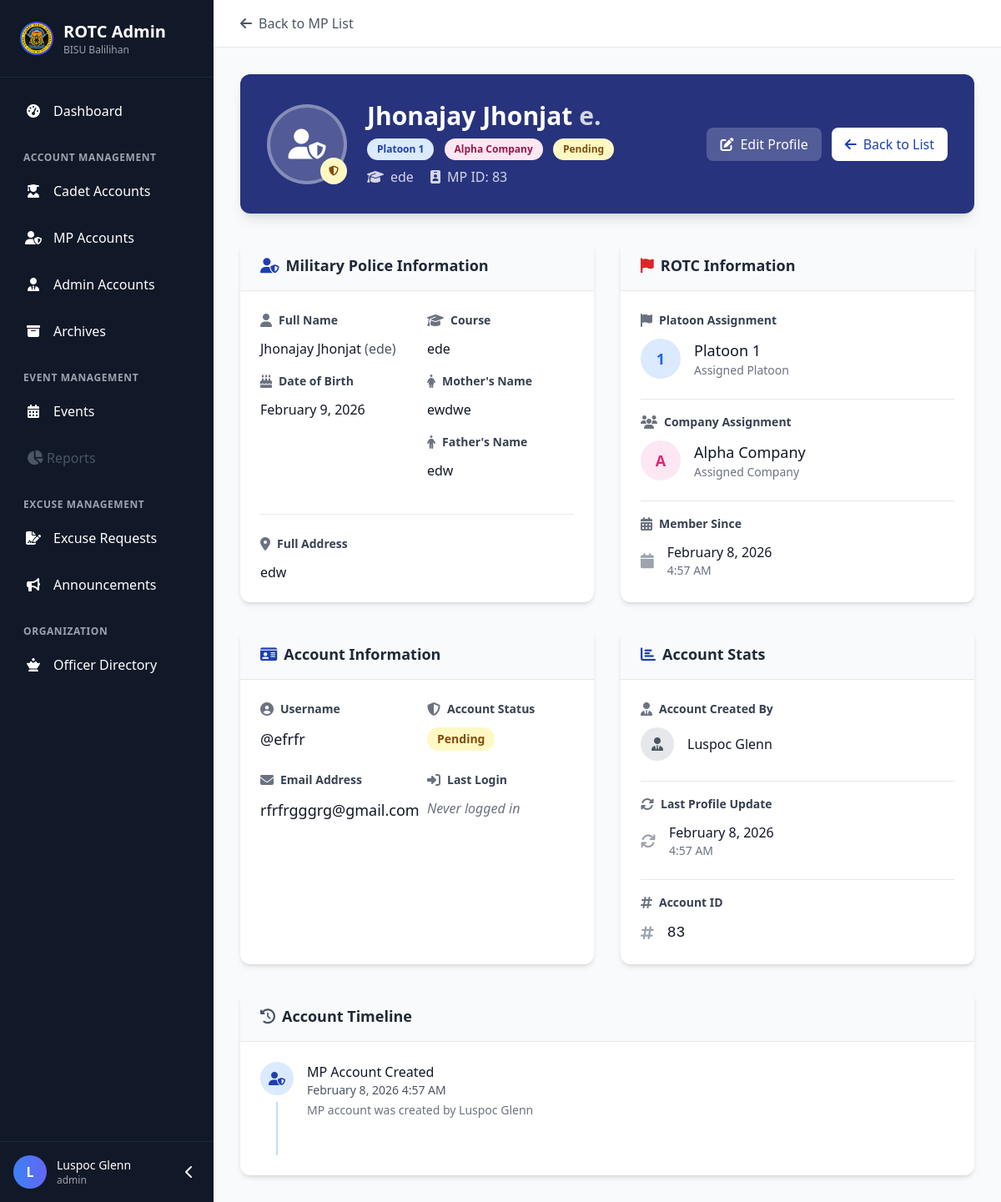
/admin/mp_profile.php?id=83 (signed in), run on the app's committed database.
### tables this page shows
CREATE TABLE `mp_accounts` (
  `id` int(11) NOT NULL,
  `username` varchar(50) NOT NULL,
  `email` varchar(100) NOT NULL,
  `password` varchar(255) NOT NULL,
  `first_name` varchar(50) NOT NULL,
  `last_name` varchar(50) NOT NULL,
  `middle_name` varchar(50) DEFAULT NULL,
  `course` varchar(100) NOT NULL,
  `full_address` text NOT NULL,
  `platoon` enum('1','2','3') NOT NULL,
  `company` enum('Alpha','Bravo','Charlie','Delta','Echo','Foxtrot','Golf') NOT NULL,
  `dob` date NOT NULL,
  `mothers_name` varchar(100) NOT NULL,
  `fathers_name` varchar(100) NOT NULL,
  `profile_image` varchar(255) DEFAULT NULL,
  `status` enum('pending','approved','denied') DEFAULT 'pending',
  `last_login` datetime DEFAULT NULL,
  `created_by` int(11) DEFAULT NULL,
  `created_at` timestamp NOT NULL DEFAULT current_timestamp(),
  `updated_at` timestamp NOT NULL DEFAULT current_timestamp() ON UPDATE current_timestamp(),
  `is_archived` tinyint(1) DEFAULT 0,
  `archived_at` timestamp NULL DEFAULT NULL,
  `archive_reason` text DEFAULT NULL
);

### admin/mp_profile.php (the view, shortened to what the rows shown need)
<?php
require_once '../includes/auth_check.php';
$mp_id = isset($_GET['id']) ? intval($_GET['id']) : 0;
$stmt = $pdo->prepare("SELECT * FROM mp_accounts WHERE id = ?");
$stmt->execute([$mp_id]);
$mp = $stmt->fetch();
$created_by_name = "System";
if ($mp['created_by']) {
    $stmt = $pdo->prepare("SELECT full_name FROM admins WHERE id = ?");
    $stmt->execute([$mp['created_by']]);
    $admin = $stmt->fetch();
    if ($admin) {
        $created_by_name = $admin['full_name'];
    }
}
$status_classes = [
    'pending' => 'bg-yellow-100 text-yellow-800',
    'approved' => 'bg-green-100 text-green-800',
    'denied' => 'bg-red-100 text-red-800'
];
$status_class = $status_classes[$mp['status']] ?? 'bg-gray-100 text-gray-800';
?>
<!DOCTYPE html>
<html lang="en" class="scroll-smooth">
<head>
    <script src="https://cdn.tailwindcss.com"></script>
    <link rel="stylesheet" href="https://cdnjs.cloudflare.com/ajax/libs/font-awesome/6.4.0/css/all.min.css">
</head>
<body class="bg-gray-50 font-sans">
    <?php include 'dashboard_header.php'; ?>
    <div class="main-content ml-64 min-h-screen">
        <main class="p-8">
            <div class="profile-header rounded-xl shadow-lg overflow-hidden mb-8">
                <div class="p-8 text-white">
                    <div class="flex flex-col md:flex-row items-start md:items-center justify-between">
                        <div class="flex items-center space-x-6">
                            <div>
                                <h1 class="text-3xl font-bold">
                                    <?php echo htmlspecialchars($mp['first_name'] . ' ' . $mp['last_name']); ?>
                                    <?php if ($mp['middle_name']): ?>
                                        <span class="text-white/80"><?php echo htmlspecialchars($mp['middle_name'][0] . '.'); ?></span>
                                    <?php endif; ?>
                                </h1>
                                <p class="text-white/90 mt-2">
                                    <span class="badge platoon-badge">Platoon <?php echo htmlspecialchars($mp['platoon']); ?></span>
                                    <span class="badge company-badge ml-2"><?php echo htmlspecialchars($mp['company']); ?> Company</span>
                                    <span class="badge <?php echo $status_class; ?> ml-2">
                                        <?php echo ucfirst($mp['status']); ?>
                                    </span>
                                </p>
                                <p class="text-white/80 mt-2">
                                    <i class="fas fa-graduation-cap mr-2"></i><?php echo htmlspecialchars($mp['course']); ?>
                                    <i class="fas fa-id-badge ml-4 mr-2"></i>MP ID: <?php echo $mp['id']; ?>
                                </p>
                            </div>
                        </div>
                    </div>
                </div>
            </div>
            <div class="grid grid-cols-1 lg:grid-cols-2 gap-8 mb-8">
                <div class="bg-white rounded-xl shadow-md overflow-hidden info-card">
                    <div class="px-6 py-4 border-b border-gray-200 bg-gray-50">
                        <h2 class="text-lg font-semibold text-gray-800">
                            <i class="fas fa-user-shield mr-2 text-blue-800"></i>Military Police Information
                        </h2>
                    </div>
                    <div class="p-6">
                        <div class="grid grid-cols-1 md:grid-cols-2 gap-6">
                            <div>
                                <div class="mb-4">
                                    <div class="card-label">
                                        <i class="fas fa-user text-gray-500"></i>Full Name
                                    </div>
                                    <p class="text-gray-900 font-medium">
                                        <?php echo htmlspecialchars($mp['first_name'] . ' ' . $mp['last_name']); ?>
                                        <?php if ($mp['middle_name']): ?>
                                            <span class="text-gray-600">(<?php echo htmlspecialchars($mp['middle_name']); ?>)</span>
                                        <?php endif; ?>
                                    </p>
                                </div>
                                <div class="mb-4">
                                    <div class="flex items-center space-x-2">
                                        <p class="text-gray-900 font-medium">
                                            <?php echo date('F j, Y', strtotime($mp['dob'])); ?>
                                        </p>
                                    </div>
                                </div>
                            </div>
                            <div>
                                <div class="mb-4">
                                    <div class="card-label">
                                        <i class="fas fa-graduation-cap text-gray-500"></i>Course
                                    </div>
                                    <p class="text-gray-900 font-medium"><?php echo htmlspecialchars($mp['course']); ?></p>
                                </div>
                                <div class="mb-4">
                                    <div class="card-label">
                                        <i class="fas fa-female text-gray-500"></i>Mother's Name
                                    </div>
                                    <p class="text-gray-900 font-medium"><?php echo htmlspecialchars($mp['mothers_name']); ?></p>
                                </div>
                                <div class="mb-4">
                                    <div class="card-label">
                                        <i class="fas fa-male text-gray-500"></i>Father's Name
                                    </div>
                                    <p class="text-gray-900 font-medium"><?php echo htmlspecialchars($mp['fathers_name']); ?></p>
                                </div>
                            </div>
                        </div>
                        <div class="mt-6 pt-6 border-t border-gray-200">
                            <div class="card-label">
                                <i class="fas fa-map-marker-alt text-gray-500"></i>Full Address
                            </div>
                            <p class="text-gray-900"><?php echo htmlspecialchars($mp['full_address']); ?></p>
                        </div>
                    </div>
                </div>
                <div class="bg-white rounded-xl shadow-md overflow-hidden info-card">
                    <div class="px-6 py-4 border-b border-gray-200 bg-gray-50">
                        <h2 class="text-lg font-semibold text-gray-800">
                            <i class="fas fa-flag mr-2 text-red-600"></i>ROTC Information
                        </h2>
                    </div>
                    <div class="p-6">
                        <div class="space-y-6">
                            <div>
                                <div class="flex items-center mt-2">
                                    <div class="w-12 h-12 rounded-full bg-blue-100 flex items-center justify-center mr-4">
                                        <span class="text-blue-600 font-bold text-lg"><?php echo htmlspecialchars($mp['platoon']); ?></span>
                                    </div>
                                    <div>
                                        <p class="text-gray-900 font-medium text-lg">Platoon <?php echo htmlspecialchars($mp['platoon']); ?></p>
                                        <p class="text-sm text-gray-500">Assigned Platoon</p>
                                    </div>
                                </div>
                            </div>
                            <div class="pt-4 border-t border-gray-200">
                                <div class="flex items-center mt-2">
                                    <div class="w-12 h-12 rounded-full bg-pink-100 flex items-center justify-center mr-4">
                                        <span class="text-pink-600 font-bold text-lg">
                                            <?php echo strtoupper(substr($mp['company'], 0, 1)); ?>
                                        </span>
                                    </div>
                                    <div>
                                        <p class="text-gray-900 font-medium text-lg"><?php echo htmlspecialchars($mp['company']); ?> Company</p>
                                        <p class="text-sm text-gray-500">Assigned Company</p>
                                    </div>
                                </div>
                            </div>
                            <div class="pt-4 border-t border-gray-200">
                                <div class="flex items-center mt-2">
                                    <div>
                                        <p class="text-gray-900 font-medium">
                                            <?php echo date('F j, Y', strtotime($mp['created_at'])); ?>
                                        </p>
                                        <p class="text-sm text-gray-500">
                                            <?php echo date('g:i A', strtotime($mp['created_at'])); ?>
                                        </p>
                                    </div>
                                </div>
                            </div>
                        </div>
                    </div>
                </div>
            </div>
            <div class="grid grid-cols-1 lg:grid-cols-2 gap-8 mb-8">
                <div class="bg-white rounded-xl shadow-md overflow-hidden info-card">
                    <div class="px-6 py-4 border-b border-gray-200 bg-gray-50">
                        <h2 class="text-lg font-semibold text-gray-800">
                            <i class="fas fa-id-card mr-2 text-blue-800"></i>Account Information
                        </h2>
                    </div>
                    <div class="p-6">
                        <div class="grid grid-cols-1 md:grid-cols-2 gap-6">
                            <div>
                                <div class="mb-6">
                                    <div class="card-label">
                                        <i class="fas fa-user-circle text-gray-500"></i>Username
                                    </div>
                                    <p class="text-gray-900 font-medium text-lg">@<?php echo htmlspecialchars($mp['username']); ?></p>
                                </div>
                                <div class="mb-6">
                                    <div class="card-label">
                                        <i class="fas fa-envelope text-gray-500"></i>Email Address
                                    </div>
                                    <p class="text-gray-900 font-medium text-lg"><?php echo htmlspecialchars($mp['email']); ?></p>
                                </div>
                            </div>
                            <div>
                                <div class="mb-6">
                                    <div class="card-label">
                                        <i class="fas fa-shield-alt text-gray-500"></i>Account Status
                                    </div>
                                    <span class="badge <?php echo $status_class; ?> text-sm">
                                        <?php echo ucfirst($mp['status']); ?>
                                    </span>
                                </div>
                            </div>
                        </div>
                    </div>
                </div>
                <div class="bg-white rounded-xl shadow-md overflow-hidden info-card">
                    <div class="px-6 py-4 border-b border-gray-200 bg-gray-50">
                        <h2 class="text-lg font-semibold text-gray-800">
                            <i class="fas fa-chart-bar mr-2 text-blue-800"></i>Account Stats
                        </h2>
                    </div>
                    <div class="p-6">
                        <div class="space-y-6">
                            <div>
                                <div class="flex items-center mt-2">
                                    <div class="w-10 h-10 rounded-full bg-gray-200 flex items-center justify-center mr-4">
                                        <i class="fas fa-user-tie text-gray-600"></i>
                                    </div>
                                    <p class="text-gray-900 font-medium"><?php echo htmlspecialchars($created_by_name); ?></p>
                                </div>
                            </div>
                            <div class="pt-4 border-t border-gray-200">
                                <div class="flex items-center mt-2">
                                    <div>
                                        <p class="text-gray-900 font-medium">
                                            <?php if ($mp['updated_at']): ?>
                                                <?php echo date('F j, Y', strtotime($mp['updated_at'])); ?>
                                            <?php else: ?>
                                                <span class="text-gray-500 italic">Never updated</span>
                                            <?php endif; ?>
                                        </p>
                                        <?php if ($mp['updated_at']): ?>
                                            <p class="text-sm text-gray-500">
                                                <?php echo date('g:i A', strtotime($mp['updated_at'])); ?>
                                            </p>
                                        <?php endif; ?>
                                    </div>
                                </div>
                            </div>
                            <div class="pt-4 border-t border-gray-200">
                                <div class="flex items-center mt-2">
                                    <i class="fas fa-hashtag text-gray-400 mr-4 text-lg"></i>
                                    <p class="text-gray-900 font-medium text-lg font-mono"><?php echo $mp['id']; ?></p>
                                </div>
                            </div>
                        </div>
                    </div>
                </div>
            </div>
            <div class="bg-white rounded-xl shadow-md overflow-hidden info-card">
                <div class="px-6 py-4 border-b border-gray-200 bg-gray-50">
                    <h2 class="text-lg font-semibold text-gray-800">
                        <i class="fas fa-history mr-2 text-gray-600"></i>Account Timeline
                    </h2>
                </div>
                <div class="p-6">
                    <div class="flex items-start space-x-4">
                        <div class="flex-1">
                            <div class="mb-6">
                                <h3 class="font-medium text-gray-900">MP Account Created</h3>
                                <p class="text-sm text-gray-600"><?php echo date('F j, Y g:i A', strtotime($mp['created_at'])); ?></p>
                                <p class="text-sm text-gray-500 mt-1">MP account was created by <?php echo htmlspecialchars($created_by_name); ?></p>
                            </div>
                        </div>
                    </div>
                </div>
            </div>
        </main>
    </div>
</body>
</html>

### data on the page
mp_accounts: first_name+last_name "Jhonajay Jhonjat", middle_name "e.", platoon "1", company "Alpha", status "Pending", course "ede", id "83", middle_name "ede", dob "February 9, 2026", mothers_name "ewdwe", fathers_name "edw", full_address "edw", company "A", created_at "February 8, 2026", created_at "4:57 AM", username "efrfr", email "rfrfrgggrg@gmail.com", updated_at "February 8, 2026", updated_at "4:57 AM", created_at "February 8, 2026 4:57 AM"

### other printed values
$admin_initial "L"
$admin_name "Luspoc Glenn"
$admin_role "admin"
$created_by_name "Luspoc Glenn"
